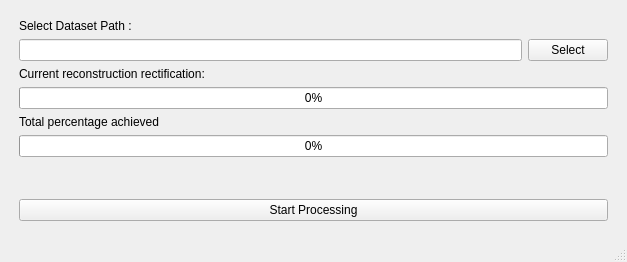
<?xml version="1.0" encoding="UTF-8"?>
<ui version="4.0">
 <class>ForceLookingDownGUI</class>
 <widget class="QMainWindow" name="ForceLookingDownGUI">
  <property name="geometry">
   <rect>
    <x>0</x>
    <y>0</y>
    <width>627</width>
    <height>262</height>
   </rect>
  </property>
  <property name="windowTitle">
   <string>ForceLookingDownGUI</string>
  </property>
  <widget class="QWidget" name="centralwidget">
   <layout class="QHBoxLayout" name="horizontalLayout_2">
    <item>
     <layout class="QVBoxLayout" name="verticalLayout">
      <property name="leftMargin">
       <number>10</number>
      </property>
      <property name="topMargin">
       <number>10</number>
      </property>
      <property name="rightMargin">
       <number>10</number>
      </property>
      <property name="bottomMargin">
       <number>10</number>
      </property>
      <item>
       <widget class="QLabel" name="label">
        <property name="text">
         <string>Select Dataset Path :</string>
        </property>
       </widget>
      </item>
      <item>
       <layout class="QHBoxLayout" name="horizontalLayout">
        <item>
         <widget class="QLineEdit" name="dataset_path"/>
        </item>
        <item>
         <widget class="QPushButton" name="select_dataset">
          <property name="text">
           <string>Select</string>
          </property>
         </widget>
        </item>
       </layout>
      </item>
      <item>
       <widget class="QLabel" name="label_2">
        <property name="text">
         <string>Current reconstruction rectification:</string>
        </property>
       </widget>
      </item>
      <item>
       <widget class="QProgressBar" name="current_model_progress">
        <property name="value">
         <number>0</number>
        </property>
       </widget>
      </item>
      <item>
       <widget class="QLabel" name="label_3">
        <property name="text">
         <string>Total percentage achieved</string>
        </property>
       </widget>
      </item>
      <item>
       <widget class="QProgressBar" name="overall_progress">
        <property name="value">
         <number>0</number>
        </property>
       </widget>
      </item>
      <item>
       <spacer name="verticalSpacer">
        <property name="orientation">
         <enum>Qt::Vertical</enum>
        </property>
        <property name="sizeHint" stdset="0">
         <size>
          <width>20</width>
          <height>40</height>
         </size>
        </property>
       </spacer>
      </item>
      <item>
       <widget class="QPushButton" name="start_processing">
        <property name="text">
         <string>Start Processing</string>
        </property>
       </widget>
      </item>
     </layout>
    </item>
   </layout>
  </widget>
  <widget class="QMenuBar" name="menubar">
   <property name="geometry">
    <rect>
     <x>0</x>
     <y>0</y>
     <width>627</width>
     <height>21</height>
    </rect>
   </property>
  </widget>
  <widget class="QStatusBar" name="statusbar"/>
 </widget>
 <resources/>
 <connections/>
</ui>
